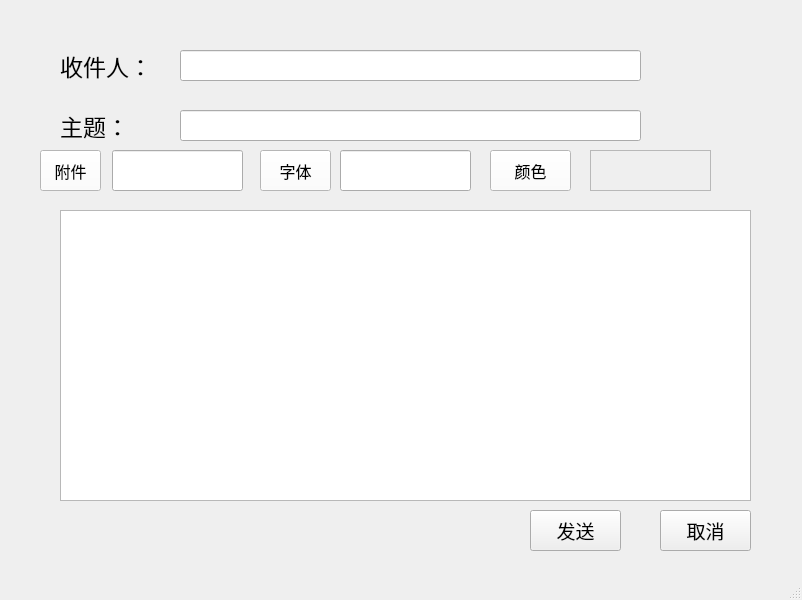
<?xml version="1.0" encoding="UTF-8"?>
<ui version="4.0">
 <class>send</class>
 <widget class="QMainWindow" name="send">
  <property name="geometry">
   <rect>
    <x>0</x>
    <y>0</y>
    <width>802</width>
    <height>600</height>
   </rect>
  </property>
  <property name="windowTitle">
   <string>send</string>
  </property>
  <property name="styleSheet">
   <string notr="true">QWidget#centralwidget {border-image: url(:/new/prefix1/17b3559220f03fb0c009f0c21944dd7c.jpg);}</string>
  </property>
  <widget class="QWidget" name="centralwidget">
   <widget class="QLabel" name="label">
    <property name="geometry">
     <rect>
      <x>60</x>
      <y>40</y>
      <width>111</width>
      <height>51</height>
     </rect>
    </property>
    <property name="font">
     <font>
      <pointsize>17</pointsize>
     </font>
    </property>
    <property name="styleSheet">
     <string notr="true">background: transparent</string>
    </property>
    <property name="text">
     <string>收件人：</string>
    </property>
   </widget>
   <widget class="QLabel" name="label_2">
    <property name="geometry">
     <rect>
      <x>60</x>
      <y>110</y>
      <width>91</width>
      <height>31</height>
     </rect>
    </property>
    <property name="font">
     <font>
      <pointsize>17</pointsize>
     </font>
    </property>
    <property name="styleSheet">
     <string notr="true">background: transparent</string>
    </property>
    <property name="text">
     <string>主题：</string>
    </property>
   </widget>
   <widget class="QLineEdit" name="lineEdit">
    <property name="geometry">
     <rect>
      <x>180</x>
      <y>50</y>
      <width>461</width>
      <height>31</height>
     </rect>
    </property>
    <property name="font">
     <font>
      <pointsize>15</pointsize>
     </font>
    </property>
    <property name="styleSheet">
     <string notr="true"/>
    </property>
   </widget>
   <widget class="QLineEdit" name="lineEdit_2">
    <property name="geometry">
     <rect>
      <x>180</x>
      <y>110</y>
      <width>461</width>
      <height>31</height>
     </rect>
    </property>
    <property name="font">
     <font>
      <pointsize>15</pointsize>
     </font>
    </property>
    <property name="styleSheet">
     <string notr="true"/>
    </property>
   </widget>
   <widget class="QTextEdit" name="textEdit">
    <property name="geometry">
     <rect>
      <x>60</x>
      <y>210</y>
      <width>691</width>
      <height>291</height>
     </rect>
    </property>
    <property name="font">
     <font>
      <pointsize>15</pointsize>
     </font>
    </property>
    <property name="styleSheet">
     <string notr="true"/>
    </property>
   </widget>
   <widget class="QPushButton" name="pushButton">
    <property name="geometry">
     <rect>
      <x>530</x>
      <y>510</y>
      <width>91</width>
      <height>41</height>
     </rect>
    </property>
    <property name="font">
     <font>
      <pointsize>14</pointsize>
     </font>
    </property>
    <property name="text">
     <string>发送</string>
    </property>
   </widget>
   <widget class="QPushButton" name="pushButton_2">
    <property name="geometry">
     <rect>
      <x>660</x>
      <y>510</y>
      <width>91</width>
      <height>41</height>
     </rect>
    </property>
    <property name="font">
     <font>
      <pointsize>14</pointsize>
     </font>
    </property>
    <property name="text">
     <string>取消</string>
    </property>
   </widget>
   <widget class="QPushButton" name="pushButton_4">
    <property name="geometry">
     <rect>
      <x>40</x>
      <y>150</y>
      <width>61</width>
      <height>41</height>
     </rect>
    </property>
    <property name="font">
     <font>
      <pointsize>12</pointsize>
     </font>
    </property>
    <property name="styleSheet">
     <string notr="true">background-color: rgb(255, 255, 255);</string>
    </property>
    <property name="text">
     <string>附件</string>
    </property>
   </widget>
   <widget class="QLineEdit" name="lineEdit_3">
    <property name="geometry">
     <rect>
      <x>112</x>
      <y>150</y>
      <width>131</width>
      <height>41</height>
     </rect>
    </property>
    <property name="styleSheet">
     <string notr="true"/>
    </property>
   </widget>
   <widget class="QPushButton" name="pushButton_3">
    <property name="geometry">
     <rect>
      <x>260</x>
      <y>150</y>
      <width>71</width>
      <height>41</height>
     </rect>
    </property>
    <property name="font">
     <font>
      <pointsize>12</pointsize>
     </font>
    </property>
    <property name="styleSheet">
     <string notr="true">background-color: rgb(255, 255, 255);</string>
    </property>
    <property name="text">
     <string>字体</string>
    </property>
   </widget>
   <widget class="QPushButton" name="pushButton_5">
    <property name="geometry">
     <rect>
      <x>490</x>
      <y>150</y>
      <width>81</width>
      <height>41</height>
     </rect>
    </property>
    <property name="font">
     <font>
      <pointsize>12</pointsize>
     </font>
    </property>
    <property name="styleSheet">
     <string notr="true">background-color: rgb(255, 255, 255);</string>
    </property>
    <property name="text">
     <string>颜色</string>
    </property>
   </widget>
   <widget class="QLineEdit" name="lineEdit_4">
    <property name="geometry">
     <rect>
      <x>340</x>
      <y>150</y>
      <width>131</width>
      <height>41</height>
     </rect>
    </property>
    <property name="styleSheet">
     <string notr="true"/>
    </property>
   </widget>
   <widget class="QFrame" name="frame">
    <property name="geometry">
     <rect>
      <x>590</x>
      <y>150</y>
      <width>121</width>
      <height>41</height>
     </rect>
    </property>
    <property name="styleSheet">
     <string notr="true"/>
    </property>
    <property name="frameShape">
     <enum>QFrame::StyledPanel</enum>
    </property>
    <property name="frameShadow">
     <enum>QFrame::Raised</enum>
    </property>
   </widget>
   <zorder>label</zorder>
   <zorder>label_2</zorder>
   <zorder>lineEdit</zorder>
   <zorder>lineEdit_2</zorder>
   <zorder>textEdit</zorder>
   <zorder>pushButton</zorder>
   <zorder>pushButton_2</zorder>
   <zorder>pushButton_4</zorder>
   <zorder>pushButton_3</zorder>
   <zorder>pushButton_5</zorder>
   <zorder>lineEdit_4</zorder>
   <zorder>frame</zorder>
   <zorder>lineEdit_3</zorder>
  </widget>
  <widget class="QStatusBar" name="statusbar"/>
 </widget>
 <resources/>
 <connections/>
</ui>
